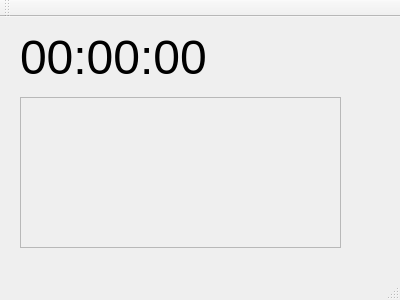
<?xml version="1.0" encoding="UTF-8"?>
<ui version="4.0">
 <class>MainWindow</class>
 <widget class="QMainWindow" name="MainWindow">
  <property name="geometry">
   <rect>
    <x>0</x>
    <y>0</y>
    <width>400</width>
    <height>300</height>
   </rect>
  </property>
  <property name="windowTitle">
   <string>MainWindow</string>
  </property>
  <widget class="QWidget" name="centralWidget">
   <widget class="QLabel" name="label">
    <property name="geometry">
     <rect>
      <x>20</x>
      <y>10</y>
      <width>241</width>
      <height>61</height>
     </rect>
    </property>
    <property name="font">
     <font>
      <pointsize>36</pointsize>
     </font>
    </property>
    <property name="text">
     <string>00:00:00</string>
    </property>
   </widget>
   <widget class="QTextEdit" name="textEdit">
    <property name="enabled">
     <bool>false</bool>
    </property>
    <property name="geometry">
     <rect>
      <x>20</x>
      <y>80</y>
      <width>321</width>
      <height>151</height>
     </rect>
    </property>
   </widget>
  </widget>
  <widget class="QMenuBar" name="menuBar">
   <property name="geometry">
    <rect>
     <x>0</x>
     <y>0</y>
     <width>400</width>
     <height>21</height>
    </rect>
   </property>
  </widget>
  <widget class="QToolBar" name="mainToolBar">
   <attribute name="toolBarArea">
    <enum>TopToolBarArea</enum>
   </attribute>
   <attribute name="toolBarBreak">
    <bool>false</bool>
   </attribute>
  </widget>
  <widget class="QStatusBar" name="statusBar"/>
 </widget>
 <layoutdefault spacing="6" margin="11"/>
 <resources/>
 <connections/>
</ui>
